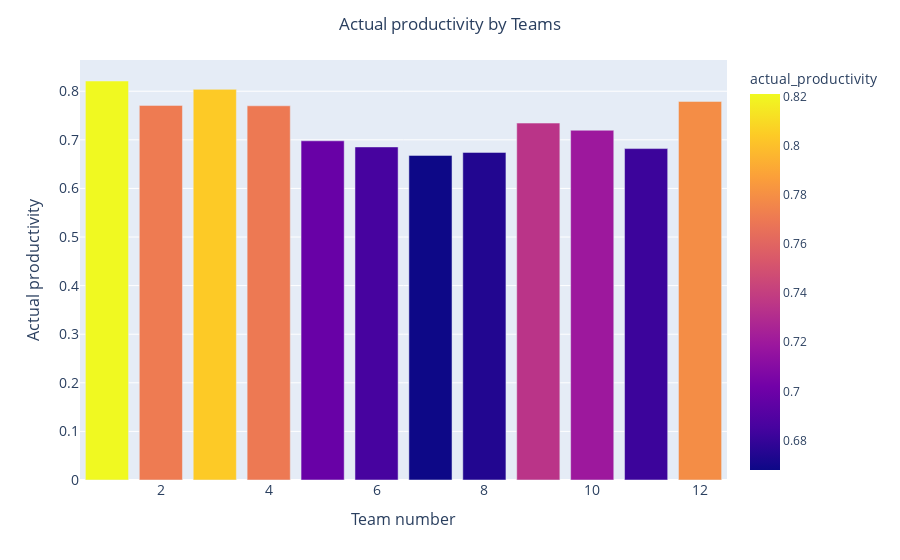

Source (notebook cell):
### Code cell
teamdf = df[['team', 'actual_productivity']].groupby('team').mean()
teamdf = teamdf.sort_values('actual_productivity', ascending=False).reset_index()

colors = px.colors.sequential.RdBu[:12]

fig = px.bar(teamdf, 
    x="team", 
    y="actual_productivity", 
    color='actual_productivity',
)



fig.update_layout(
    xaxis=dict(
        title='Team number',
        titlefont_size=16,
        tickfont_size=14,
    ),
    yaxis=dict(
        title='Actual productivity',
        titlefont_size=16,
        tickfont_size=14,
    ),
    title_text='Actual productivity by Teams',
    title_x=0.5,
    xaxis_tickfont_size = 14,
)


fig.show()

### Figure 1 — Plotly figure (JSON) as saved in the notebook; plotly's stock layout.template omitted (floating-point values rounded to 4 significant figures)
{"data": [{"alignmentgroup": "True", "hovertemplate": "team=%{x}<br>actual_productivity=%{marker.color}<extra></extra>", "legendgroup": "", "marker": {"color": [0.8211, 0.8039, 0.7791, 0.7709, 0.77, 0.7345, 0.7197, 0.698, 0.6854, 0.682, 0.6741, 0.668], "coloraxis": "coloraxis"}, "name": "", "offsetgroup": "", "orientation": "v", "showlegend": false, "textposition": "auto", "type": "bar", "x": [1, 3, 12, 2, 4, 9, 10, 5, 6, 11, 8, 7], "xaxis": "x", "y": [0.8211, 0.8039, 0.7791, 0.7709, 0.77, 0.7345, 0.7197, 0.698, 0.6854, 0.682, 0.6741, 0.668], "yaxis": "y"}], "layout": {"barmode": "relative", "coloraxis": {"colorbar": {"title": {"text": "actual_productivity"}}, "colorscale": [[0, "#0d0887"], [0.1111, "#46039f"], [0.2222, "#7201a8"], [0.3333, "#9c179e"], [0.4444, "#bd3786"], [0.5556, "#d8576b"], [0.6667, "#ed7953"], [0.7778, "#fb9f3a"], [0.8889, "#fdca26"], [1, "#f0f921"]]}, "legend": {"tracegroupgap": 0}, "margin": {"t": 60}, "title": {"text": "Actual productivity by Teams", "x": 0.5}, "xaxis": {"anchor": "y", "domain": [0, 1], "tickfont": {"size": 14}, "title": {"font": {"size": 16}, "text": "Team number"}}, "yaxis": {"anchor": "x", "domain": [0, 1], "tickfont": {"size": 14}, "title": {"font": {"size": 16}, "text": "Actual productivity"}}}}
